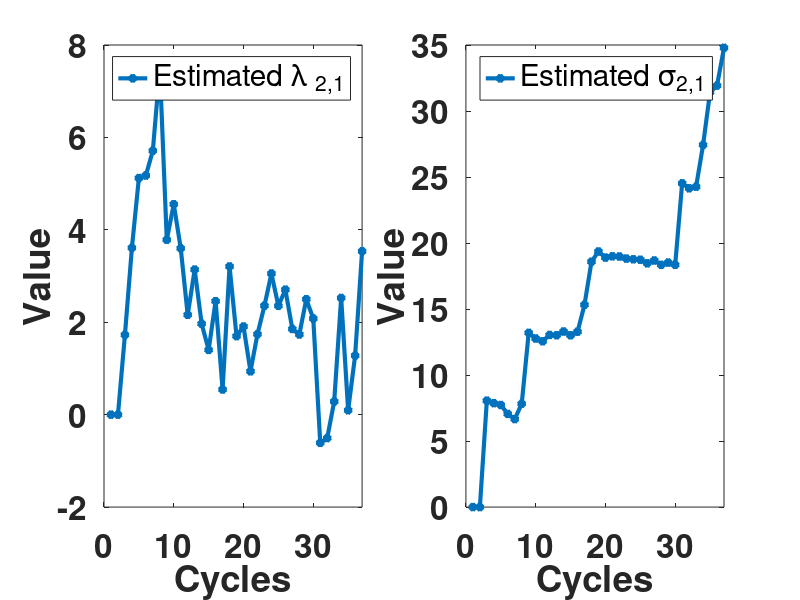
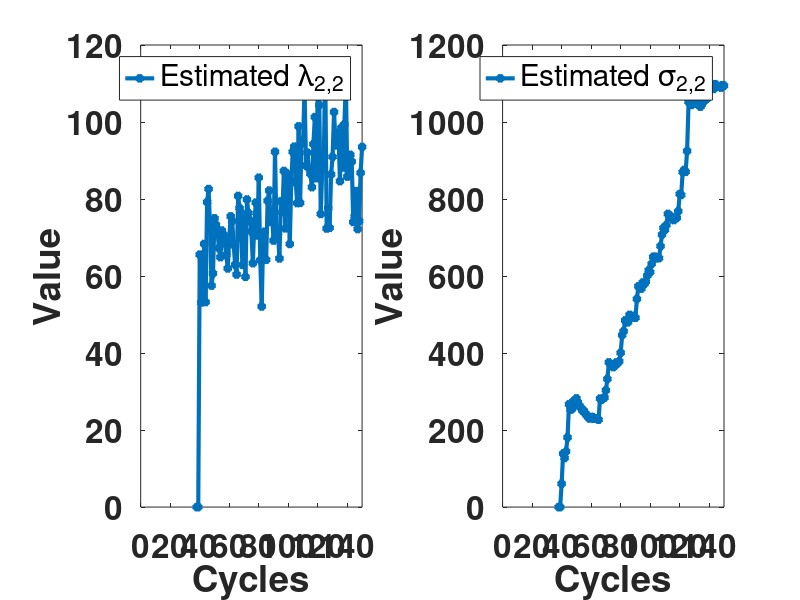

Here is the MATLAB script that generated these plots, in order:
%% initialization parameter
clc;
clear;
load('parameter2.mat');
load('Bearing_feature.mat');
load('bear_in.mat');
dataset=2; 
%Select the corresponding test data set 
%1 -- bearing1-1  
%2 -- bearing1-2
%3 -- bearing1-3
%4 -- bearing2-2

dt=1;
pp=find(bear_in1(dataset,:)>0);
N=pp(end);
long=N-10;
X_incresing1=bear_in1(dataset,1:N-10);
X_incresing2=bear_in2(dataset,1:N-10);

change_point_detectiong=0;
miu_1=sum(X_incresing1(1:20))/20;
sigma_1=sqrt(sum((X_incresing1(1:20)-miu_1).^2)/20);
miu_2=sum(X_incresing2(1:20))/20;
sigma_2=sqrt(sum((X_incresing2(1:20)-miu_2).^2)/20);

for hits=19:long

        if change_point_detectiong==0
            if abs(X_incresing1(hits))>3*sigma_1 && abs(X_incresing2(hits))>3*sigma_2
                    miu_before1=sum(X_incresing1(hits-19:hits))/20;
                    sigma_before1=sqrt(sum((X_incresing1(hits-19:hits)-miu_before1).^2)/20);
                    miu_after1=sum(X_incresing1(hits:hits+19))/20;
                    sigma_after1=sqrt(sum((X_incresing1(hits:hits+19)-miu_after1).^2)/20);

                    miu_before2=sum(X_incresing2(hits-19:hits))/20;
                    sigma_before2=sqrt(sum((X_incresing2(hits-19:hits)-miu_before2).^2)/20);
                    miu_after2=sum(X_incresing2(hits:hits+19))/20;
                    sigma_after2=sqrt(sum((X_incresing2(hits:hits+19)-miu_after2).^2)/20);

                    if sigma_after1>sigma_before1 && sigma_after2>sigma_before2
                        changep_online=hits;
                        change_point_detectiong=1;
                    end
            end
        elseif change_point_detectiong==1
            break;
        end
end

%% The first phase of the update process
for hits=3:changep_online 
Z_ture=X_incresing2(:);
F=1; 
Z_0=parameter2(1,1);
Z_0_0=parameter2(1,1);
X_0=1.00;
H=1;
Q=0.01;
P_0_0=parameter2(1,2);
P_0=parameter2(1,2);
R=parameter2(2,1);
r=0;

%KF
    for k=1:40
        for t=1:1:hits
        Zk_predict(t)=F*Z_0; 
        Pk_predict{1,t}=F*P_0*F'+Q;       
        S=H*Pk_predict{1,t}*H'+R;
        K{1,t}=Pk_predict{1,t}*H'/(S);
        Zk(t)=Zk_predict(t)+K{1,t}*(Z_ture(t)-H*Zk_predict(t));%
        PK{1,t}=(eye(1)-K{1,t}*H)*Pk_predict{1,t};%

        P_0=PK{1,t};
        Z_0=Zk(t);
        end 

        PKK(1,hits)=P_0;
        ZKK(:,hits)=Z_0;
        
        % RTS
        Z_k(t)=Z_0;
        P_K{1,t}=P_0;
        M_K{1,t}=F*PK{1,t-1}-K{1,t}*H*F*PK{1,t-1};
        
        for t=hits-1:-1:1
            G{1,t}=PK{1,t}*F'/(Pk_predict{1,t+1});
            Z_k(t)=Zk(t)+G{1,t}*(Z_k(t+1)-Zk_predict(t+1));
            P_K{1,t}=PK{1,t}+G{1,t}*(P_K{1,t+1}-Pk_predict{1,t+1})*G{1,t}';
        end
        G_0=P_0_0*F'/(Pk_predict{1,1});
        Z_k_0=Z_0_0+G_0*(Z_k(1)-Zk_predict(1));
        P_K_0=P_0_0+G_0*(P_K{1,1}-Pk_predict{1,1})*G_0';
        
        for t=hits-1:-1:2
        M_K{1,t}=PK{1,t}*G{1,t-1}'+G{1,t}*(M_K{1,t+1}-F*PK{1,t})*G{1,t-1}';
        end
        M_K{1,1}=PK{1,1}*G_0'+G{1,t}*(M_K{1,t+1}-F*PK{1,t})*G_0;
        
        % EM
        Z_0=Z_k_0;
        Z_0_0=Z_k_0;
        lmada(hits)=Z_k_0(1);
        P_0=P_K_0;
        P_0_0=P_K_0;
        P_lmada(hits)=P_K_0(1);       
        for i=1:hits
        R1(i)=(Z_ture(i)^2-2*Z_ture(i)*H*Z_k(i)+H*(Z_k(i)*Z_k(i)'+P_K{1,i})*H')/dt;
        end
        R=sum(R1)/hits;
        RR(hits)=R;


        for i=2:hits
        Q1{1,i}=Z_k(i)*Z_k(i)'+P_K{1,i}-F*(Z_k(i-1)*Z_k(i)'+M_K{1,i})-(Z_k(i)*Z_k(i-1)'+M_K{1,i})*F'+F*(Z_k(i-1)*Z_k(i-1)'+P_K{1,i-1})*F';
        end
        Q1{1,1}=Z_k(1)*Z_k(1)'+P_K{1,1}-F*(Z_k_0*Z_k(1)'+M_K{1,1})-(Z_k(1)*Z_k_0'+M_K{1,1})*F'+F*(Z_k_0*Z_k_0'+P_K_0)*F';
        
        Q2=0;
        for i=1:hits
        Q2=Q2+Q1{1,i};
        end
        Q(1,1)=Q2(1,1)./hits;
        QQ(1,hits)=Q(1,1);     
    end
end

RR1=RR(1:changep_online);
PKK1=P_lmada(1,1:changep_online);
ZKK1=lmada(1:changep_online);

t=1:1:changep_online;
figure(1)
subplot(1,2,1)
plot(t(1:changep_online),lmada(1:changep_online),'-*','LineWidth',3,'MarkerSize',6);
xlabel('Cycles'); 
xlim([0,inf]);
ylabel('Value'); 
legend('Estimated {\lambda _{2,1}}'); 
set(gca,'FontSize',24,'FontWeight','bold' );

subplot(1,2,2)
plot(t(1:changep_online),sqrt(RR(1:changep_online)),'-*','LineWidth',3,'MarkerSize',6);
xlabel('Cycles'); 
xlim([0,inf]);
ylabel('Value'); 
legend('Estimated \sigma_{2,1}');    
set(gca,'FontSize',24,'FontWeight','bold' );



%% The second phase of the update process
clc;
clearvars -except changep_online RR1 PKK1 ZKK1 dataset;
load('parameter2.mat');
load('Bearing_feature.mat');
load('bear_in.mat');
dt=1;
pp=find(bear_in2(dataset,:)>0);
N=pp(end);
long=N-10;
X_incresing1=bear_in1(dataset,1:N-10);
X_incresing2=bear_in2(dataset,1:N-10);

for hits=3:long-changep_online 
Z_ture=X_incresing2(changep_online+1:end);
X_0=Bearing2_feature(dataset,changep_online);
F=1; 
H=1;
Z_0=parameter2(3,1);
Z_0_0=parameter2(3,1);
Q=0.001;
P_0_0=parameter2(3,2);
P_0=parameter2(3,2);
R=parameter2(4,1);
m=((changep_online+1:long)-changep_online);
n=((changep_online:long-1)-changep_online);


%KF
 
    for k=1:40
        for t=1:1:hits
        Zk_predict(t)=F*Z_0; 
        Pk_predict{1,t}=F*P_0*F'+Q;       
        S=H*Pk_predict{1,t}*H'+R;
        K{1,t}=Pk_predict{1,t}*H'/(S);
        Zk(t)=Zk_predict(t)+K{1,t}*(Z_ture(t)-H*Zk_predict(t));%
        PK{1,t}=(eye(1)-K{1,t}*H)*Pk_predict{1,t};%

        P_0=PK{1,t};
        Z_0=Zk(t);
        end 

        PKK(1,hits)=P_0;
        ZKK(:,hits)=Z_0;
        
        % RTS
        Z_k(t)=Z_0;
        P_K{1,t}=P_0;
        M_K{1,t}=F*PK{1,t-1}-K{1,t}*H*F*PK{1,t-1};
        
        for t=hits-1:-1:1
            G{1,t}=PK{1,t}*F'/(Pk_predict{1,t+1});
            Z_k(t)=Zk(t)+G{1,t}*(Z_k(t+1)-Zk_predict(t+1));
            P_K{1,t}=PK{1,t}+G{1,t}*(P_K{1,t+1}-Pk_predict{1,t+1})*G{1,t}';
        end
        G_0=P_0_0*F'/(Pk_predict{1,1});
        Z_k_0=Z_0_0+G_0*(Z_k(1)-Zk_predict(1));
        P_K_0=P_0_0+G_0*(P_K{1,1}-Pk_predict{1,1})*G_0';
        
        for t=hits-1:-1:2
        M_K{1,t}=PK{1,t}*G{1,t-1}'+G{1,t}*(M_K{1,t+1}-F*PK{1,t})*G{1,t-1}';
        end
        M_K{1,1}=PK{1,1}*G_0'+G{1,t}*(M_K{1,t+1}-F*PK{1,t})*G_0;
        
        % EM
        Z_0=Z_k_0;
        Z_0_0=Z_k_0;
        lmada(hits)=Z_k_0(1);
        P_0=P_K_0;
        P_0_0=P_K_0;
        P_lmada(hits)=P_K_0(1);       
        for i=1:hits
        R1(i)=(Z_ture(i)^2-2*Z_ture(i)*H*Z_k(i)+H*(Z_k(i)*Z_k(i)'+P_K{1,i})*H')/dt;
        end
        R=sum(R1)/hits;
        RR(hits)=R;


        for i=2:hits
        Q1{1,i}=Z_k(i)*Z_k(i)'+P_K{1,i}-F*(Z_k(i-1)*Z_k(i)'+M_K{1,i})-(Z_k(i)*Z_k(i-1)'+M_K{1,i})*F'+F*(Z_k(i-1)*Z_k(i-1)'+P_K{1,i-1})*F';
        end
        Q1{1,1}=Z_k(1)*Z_k(1)'+P_K{1,1}-F*(Z_k_0*Z_k(1)'+M_K{1,1})-(Z_k(1)*Z_k_0'+M_K{1,1})*F'+F*(Z_k_0*Z_k_0'+P_K_0)*F';
        
        Q2=0;
        for i=1:hits
        Q2=Q2+Q1{1,i};
        end
        Q(1,1)=Q2(1,1)./hits;
        QQ(1,hits)=Q(1,1);     
    end
end

t=changep_online+1:1:long;
figure(2)
subplot(1,2,1)
plot(t(1:end),lmada(1:end),'-*','LineWidth',3,'MarkerSize',6);
xlabel('Cycles'); 
xlim([0,inf]);
ylabel('Value'); 
legend('Estimated {\lambda_{2,2}}'); 
set(gca,'FontSize',24,'FontWeight','bold' );

subplot(1,2,2)
plot(t(1:end),sqrt(RR(1:end)),'-*','LineWidth',3,'MarkerSize',6);
xlabel('Cycles'); 
xlim([0,inf]);
ylabel('Value'); 
legend('Estimated \sigma_{2,2}');  
set(gca,'FontSize',24,'FontWeight','bold' );

RR1=[RR1,RR];
PKK1=[PKK1,P_lmada];
ZKK1=[ZKK1,lmada];